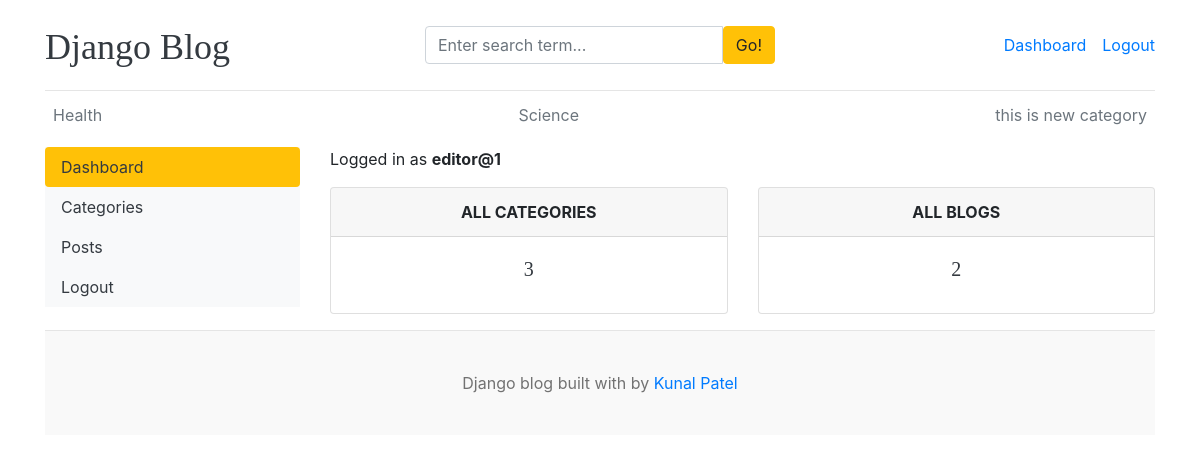
Page /dashboard/ (signed in) on the committed database.
### blogs/models.py (models this page shows, shortened)
class Category(models.Model):
    category_name = models.CharField(max_length=50, unique=True)
    created_at = models.DateTimeField(auto_now_add=True)
    updated_at = models.DateTimeField(auto_now=True)
    class Meta:
        verbose_name_plural = 'categories'

### dashboards/views.py (the view)
# urls.py: path('dashboard/', include('dashboards.urls')),
@login_required(login_url='login')
def dashboard(request):
    category_count = Category.objects.count()
    blogs_count = Blog.objects.count()
    context = {
        'category_count': category_count,
        'blogs_count': blogs_count,
    }
    return render(request, 'dashboard/dashboard.html', context)

### blogs/context_processors.py (called while the page is built)
def get_categories(request):
    categories = Category.objects.all()
    return dict(categories=categories)

def get_social_links(request):
    social_links  = SocialLink.objects.all()
    return dict(social_links=social_links)

### templates/dashboard/dashboard.html
{% extends 'base.html' %}
{% block content %}
<div class="row">
  {% include 'dashboard/sidebar.html' %}
  <div class="col-md-9">
    <span>Logged in as <b>{{ user }}</b></span>
    <div class="row mt-3">
      <div class="col-md-6">
        <div class="card border-default mb-3">
          <div class="card-header text-center text-uppercase font-weight-bold">
            All Categories
          </div>
          <div class="card-body text-dark">
            <h5 class="card-title text-center">{{ category_count }}</h5>
          </div>
        </div>
      </div>
      <div class="col-md-6">
        <div class="card border-default mb-3">
          <div class="card-header text-center text-uppercase font-weight-bold">
            All Blogs
          </div>
          <div class="card-body text-dark">
            <h5 class="card-title text-center">{{ blogs_count }}</h5>
          </div>
        </div>
      </div>
    </div>
  </div>
</div>
{% endblock %}

### templates/base.html (shortened to what this page needs)
{% load static %}
<!DOCTYPE html>
<html lang="en">
<head>
    <link href="https://getbootstrap.com/docs/4.0/dist/css/bootstrap.min.css" rel="stylesheet">
    <link href="{% static 'css/blog.css' %}" rel="stylesheet">
    <link rel="stylesheet" href="https://cdnjs.cloudflare.com/ajax/libs/font-awesome/4.7.0/css/font-awesome.min.css">
</head>
<body>
    <div class="container">
      <header class="blog-header py-3">
        <div class="row flex-nowrap justify-content-between align-items-center">
          <div class="col-4 pt-1">
            <a class="blog-header-logo text-dark" href="/">Django Blog</a>
          </div>
          <div class="col-4">
            <form action="{% url 'search' %}" method="GET">
                <div class="input-group">
                    <input class="form-control" type="text"  name="keyword" placeholder="Enter search term..." aria-label="Enter search term..." aria-describedby="button-search" />
                    <button type="submit" class="btn btn-warning" id="button-search" type="button">Go!</button>
                  </div>
            </form>
          </div>
        <div class="col-4 d-flex justify-content-end align-items-center">
    {% if not user.is_authenticated %}
    <a class="btn btn-sm btn-warning" href="{% url 'login' %}">Login</a> &nbsp;
    <a class="btn btn-sm btn-outline-secondary" href="{% url 'register' %}">Register</a>
    {% else %}
    <span><a href="{% url 'dashboard' %}">Dashboard</a></span>
    <span><a href="{% url 'logout' %}">Logout</a></span>
    {% endif %}
</div>
        </div>
      </header>
      <div class="nav-scroller py-1 mb-2">
        <nav class="nav d-flex justify-content-between">
          {% for cat in categories %}
          <a class="p-2 text-muted" href="{% url 'posts_by_category' cat.id %}">{{ cat.category_name }}</a>
          {% endfor %}
        </nav>
      </div>
      {% block content %}
      {% endblock %}
    <footer class="blog-footer">
      <p>Django blog built with by <a href="#">Kunal Patel</a></p>
    </footer>
    </body>
</html>

### blog_main/static/css/blog.css (style rules this page uses)
.blog-header { border-bottom: 1px solid #e5e5e5; }
.blog-header-logo { font-family: "Playfair Display", Georgia, "Times New Roman", serif; font-size: 2.25rem; }
h1, h2, h3, h4, h5, h6 { font-family: "Playfair Display", Georgia, "Times New Roman", serif; }
.blog-footer { padding: 2.5rem 0; color: #727272; text-align: center; background-color: #f9f9f9; border-top: .05rem solid #e5e5e5; }
.blog-footer p:last-child { margin-bottom: 0; }

### rows in the picture
Category: category_name "Health"
Category: category_name "Science"
Category: category_name "this is new category"

### other values in the picture
{{ user }} "editor@1"
{{ category_count }} "3"
{{ blogs_count }} "2"
